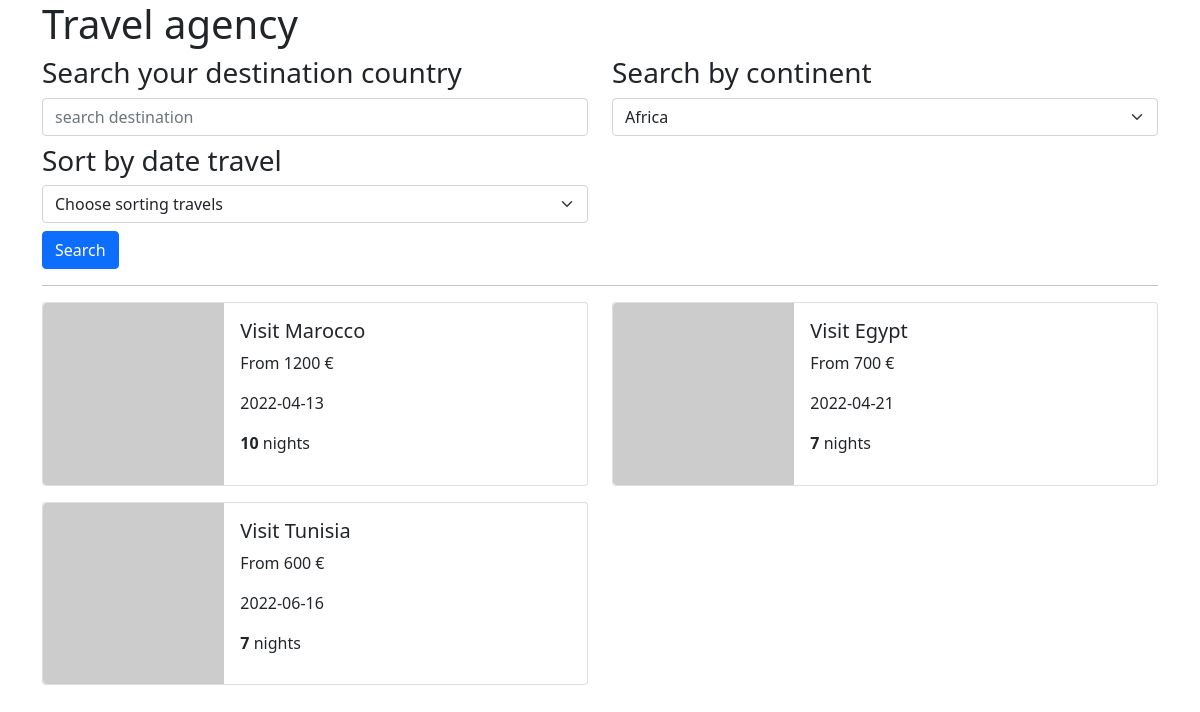
Page /index.php?continent=1 on the committed database.
### tables this page shows
CREATE TABLE `travel` (
  `id` int(11) NOT NULL,
  `destination` varchar(255) NOT NULL,
  `image` varchar(255) NOT NULL,
  `price` float NOT NULL,
  `start_date` date NOT NULL,
  `duration` int(11) NOT NULL,
  `continent_id` int(11) NOT NULL
);

### controllers/TravelController.php (called while the page is built)
<?php
require_once '.\models\TravelManager.php';
require_once '.\models\ContinentManager.php';
class TravelController {
  private $travelManager;
  private $continentManager;
  public function __construct()
  {
    $this->travelManager = new TravelManager();
    $this->continentManager = new ContinentManager();
  }
  private function showAllContinents()
  {
    return $this->continentManager->getAllContinents();
  }
  public function showHomePage(string $country, int $continent_id, string $sortingDate)
  {
    $travels = $this->travelManager->getTravels($country, $continent_id, $sortingDate);
    $continents = $this->showAllContinents();
    require_once '.\views\home.view.php';
  }
}

### index.php (called while the page is built)
<?php
require_once __DIR__ . '\controllers\TravelController.php';
$travelController = new TravelController();
$destination = $_GET['q'] ?? "";
$continent_id = $_GET['continent'] ?? 0;
$sortingDate =  $_GET['date'] ?? "";
$travelController->showHomePage($destination, $continent_id, $sortingDate);

### models/Database.php (called while the page is built)
<?php
  abstract class Database {
    private $conn;
    protected function getConnection()
    {
      if ($this->conn == null) {
        try {
          $this->conn = new PDO('mysql:dbname=travel-agency;host=localhost', 'root', '');
        }
        catch(Exception $e) {
          echo $e->getMessage();
        }
      }
      return $this->conn;
    }
  }

### models/ContinentManager.php (called while the page is built)
<?php
require_once 'Database.php';
require_once 'ContinentModel.php';
class ContinentManager extends Database {
  public function getAllContinents()
  {
    $stmt = $this->getConnection()->prepare('SELECT * FROM continent') ;
    $stmt->execute();
    $stmt->setFetchMode(PDO::FETCH_CLASS, 'ContinentModel');
    $continents = $stmt->fetchAll();
    return $continents;
  }
}

### models/ContinentModel.php (called while the page is built)
<?php
class ContinentModel {
  private $id;
  private $name;
  public function getName()
  {
    return $this->name;
  }
  public function getId()
  {
    return $this->id;
  }
}

### models/TravelManager.php (called while the page is built, shortened)
<?php
require_once 'Database.php';
require_once 'TravelModel.php';
class TravelManager extends Database {
  public function getTravels(string $country, int $continent_id, string $sortingDate)
  {
    $query = "SELECT * FROM travel";
    if (!empty($country) && !empty($continent_id)) {
      $query .= " WHERE continent_id = :continent_id AND destination LIKE :destination";
    } elseif (!empty($continent_id)) {
      $query .= " WHERE continent_id = :continent_id";
    } elseif (!empty($country)) {
      $query .= " WHERE destination LIKE :destination";
    }
    if (!in_array($sortingDate, ['ASC', 'DESC'])) {
      $sortingDate = "ASC";
    }
    $query .=  " ORDER BY start_date " . $sortingDate;
    $stmt = $this->getConnection()->prepare($query);
    if (!empty($continent_id)) $stmt->bindValue(':continent_id', $continent_id, PDO::PARAM_INT);
    $stmt->execute();
    $stmt->setFetchMode(PDO::FETCH_CLASS, 'TravelModel');
    $result = $stmt->fetchAll();
    return $result;
  }
}

### models/TravelModel.php (called while the page is built)
<?php
class TravelModel {
  private $destination;
  private $start_date;
  private $image;
  private $price;
  private $duration;
  public function getDetination()
  {
    return $this->destination;
  }
  public function getImage()
  {
    return $this->image;
  }
  public function getStart_date()
  {
    return $this->start_date;
  }
  public function getPrice()
  {
    return $this->price;
  }
  public function getDuration()
  {
    return $this->duration;
  }
}

### views/home.view.php (the view, shortened to what this page needs)
<h1>Travel agency</h1>
<form action="">
  <div class="row">
    <div class="col-md-6">
      <h3>Search your destination country</h3>
      <div class="form-group">
        <input class="form-control mb-2" type="text" placeholder="search destination" name="q" value="<?= htmlentities($country) ?>">
      </div>
    </div>
    <div class="col-md-6">
      <h3>Search by continent</h3>
      <div class="form-group">
        <select class="form-select" aria-label="Default select example" name="continent" onchange="submit()">
          <?php foreach ($continents as $continent): ?>
            <option value="<?= $continent->getId(); ?>" <?= $continent_id == $continent->getId() ? 'selected' : '' ?>> <?= $continent->getName(); ?></option>
          <?php endforeach ?>
        </select>
      </div>
    </div>
    <div class="col-md-6">
      <h3>Sort by date travel</h3>
      <div class="form-group">
        <select class="form-select" aria-label="Default select example" name="date" onchange="submit()">
          <option value="">Choose sorting travels</option>
        </select>
      </div>
    </div>
  </div>
   <button class="btn btn-primary mt-2" type="submit">Search</button>
</form>
<hr class="border-2">
<div class="row mt-3">
  <?php foreach ($travels as $travel): ?>
    <div class="col-md-6">
      <div class="card mb-3">
        <div class="row g-0">
          <div class="col-md-4">
            <img src="<?= $travel->getImage() ?>" class="img-fluid rounded-start" alt="Travel image">
          </div>
          <div class="col-md-8">
            <div class="card-body">
              <h5 class="card-title">Visit <?= $travel->getDetination() ?></h5>
              <p class="card-text">From <?= $travel->getPrice()?> €</p>
              <p class="card-text"><?= $travel->getStart_date() ?></p>
              <p class="card-text"><strong><?= $travel->getDuration() ?></strong> nights</p>
            </div>
          </div>
        </div>
      </div>
    </div>
  <?php endforeach ?>
</div>
<?php require_once 'layout.view.php'; ?>

### rows in the picture
travel: destination "Marocco", price "1200", start_date "2022-04-13", duration "10"
travel: destination "Egypt", price "700", start_date "2022-04-21", duration "7"
travel: destination "Tunisia", price "600", start_date "2022-06-16", duration "7"

### other values in the picture
form field continent "Africa"
